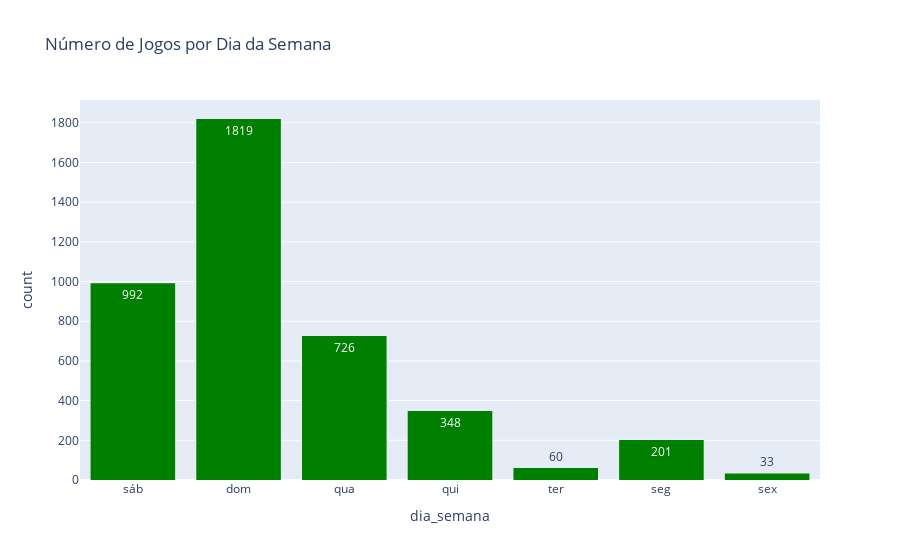

Notebook code cell kept with this figure:
### Code cell
fig_dia_semana = px.histogram(
    df_modelo,
    x="dia_semana",
    title="Número de Jogos por Dia da Semana",
    text_auto=True,
    color_discrete_sequence=["green"]
)

fig_dia_semana.show()

### Figure 1 — Plotly figure (JSON) as saved in the notebook; plotly's stock layout.template omitted (floating-point values rounded to 4 significant figures; data arrays with more than 128 entries replaced by an {"elided": "..."} marker saying what was removed)
{"data": [{"bingroup": "x", "hovertemplate": "dia_semana=%{x}<br>count=%{y}<extra></extra>", "legendgroup": "", "marker": {"color": "green", "pattern": {"shape": ""}}, "name": "", "orientation": "v", "showlegend": false, "texttemplate": "%{value}", "type": "histogram", "x": {"elided": "4179 str values"}, "xaxis": "x", "yaxis": "y"}], "layout": {"barmode": "relative", "legend": {"tracegroupgap": 0}, "title": {"text": "Número de Jogos por Dia da Semana"}, "xaxis": {"anchor": "y", "domain": [0, 1], "title": {"text": "dia_semana"}}, "yaxis": {"anchor": "x", "domain": [0, 1], "title": {"text": "count"}}}}
